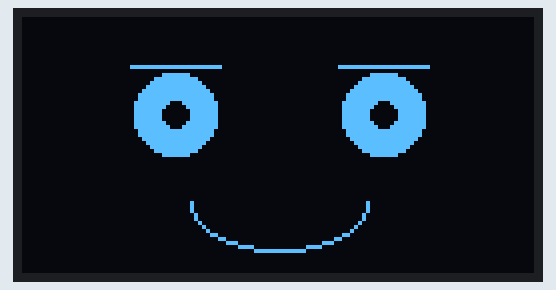
A program run on a simulated Raspberry Pi Pico running MicroPython. On the bench: 128×64 one-colour display. Library files of the repository ran but are not shown: ssd1306.py. At 0.0 s the program stops and its outputs stay as they are.

Above: at 0.1 s.

The program:

10-happy-face.py
```python
# Lab 10: Happy Face
# The first complete expression, built from three small functions --
# draw_eyes(), draw_eyebrows(), and a curved mouth. Later labs reuse this
# exact same pattern with different numbers to draw every other emotion.

import config

oled = config.init_display()
WHITE = config.WHITE
BLACK = config.BLACK
NO_FILL = config.NO_FILL
FILL = config.FILL
BOTTOM_HALF = 12

HALF_WIDTH = config.WIDTH // 2
EYE_SPACING = 26
LEFT_EYE_X = HALF_WIDTH - EYE_SPACING
RIGHT_EYE_X = HALF_WIDTH + EYE_SPACING
EYE_Y = 24
PUPIL_RADIUS = 3

EYEBROW_HALF_WIDTH = 11
EYEBROW_Y = EYE_Y - 10

MOUTH_Y = 46


def draw_eye(x, rx, ry):
    oled.ellipse(x, EYE_Y, rx, ry, WHITE, FILL)
    oled.ellipse(x, EYE_Y, PUPIL_RADIUS, PUPIL_RADIUS, BLACK, FILL)


def draw_eyes(rx, ry):
    draw_eye(LEFT_EYE_X, rx, ry)
    draw_eye(RIGHT_EYE_X, rx, ry)


def draw_eyebrow(x, side, lift):
    # side: 1 for the left eyebrow (nose to the right), -1 for the right
    y = EYEBROW_Y - lift
    oled.line(x - EYEBROW_HALF_WIDTH * side, y, x + EYEBROW_HALF_WIDTH * side, y, WHITE)


def draw_eyebrows(lift):
    draw_eyebrow(LEFT_EYE_X, 1, lift)
    draw_eyebrow(RIGHT_EYE_X, -1, lift)


def draw_mouth_curve(radius_x, radius_y, mask):
    oled.ellipse(HALF_WIDTH, MOUTH_Y, radius_x, radius_y, WHITE, NO_FILL, mask)


def draw_happy_face():
    oled.fill(BLACK)
    draw_eyes(10, 10)
    draw_eyebrows(lift=2)
    draw_mouth_curve(22, 12, BOTTOM_HALF)
    oled.show()


draw_happy_face()
```

config.py
```python
# Hardware configuration for the OLED Two-Button Pico kit.
# Every numbered lab in this folder imports this file instead of repeating
# pin numbers, so the whole kit only needs to be described in one place.

from machine import Pin, SPI
import ssd1306

WIDTH = 128
HEIGHT = 64

# 2.42" SSD1306/SSD1309 SPI display
SCL_PIN = 2
SDA_PIN = 3
RES_PIN = 4
DC_PIN = 5
CS_PIN = 6

# Two momentary push buttons. Each button's other leg goes to GND, and
# PULL_UP holds the pin at 1 until a press pulls it to 0.
BUTTON_A_PIN = 14
BUTTON_B_PIN = 15

WHITE = 1
BLACK = 0
NO_FILL = 0
FILL = 1


def init_display():
    clock = Pin(SCL_PIN)
    data = Pin(SDA_PIN)
    res = Pin(RES_PIN)
    dc = Pin(DC_PIN)
    cs = Pin(CS_PIN)
    spi = SPI(0, sck=clock, mosi=data)
    return ssd1306.SSD1306_SPI(WIDTH, HEIGHT, spi, dc, res, cs)


def init_buttons():
    button_a = Pin(BUTTON_A_PIN, Pin.IN, Pin.PULL_UP)
    button_b = Pin(BUTTON_B_PIN, Pin.IN, Pin.PULL_UP)
    return button_a, button_b
```
